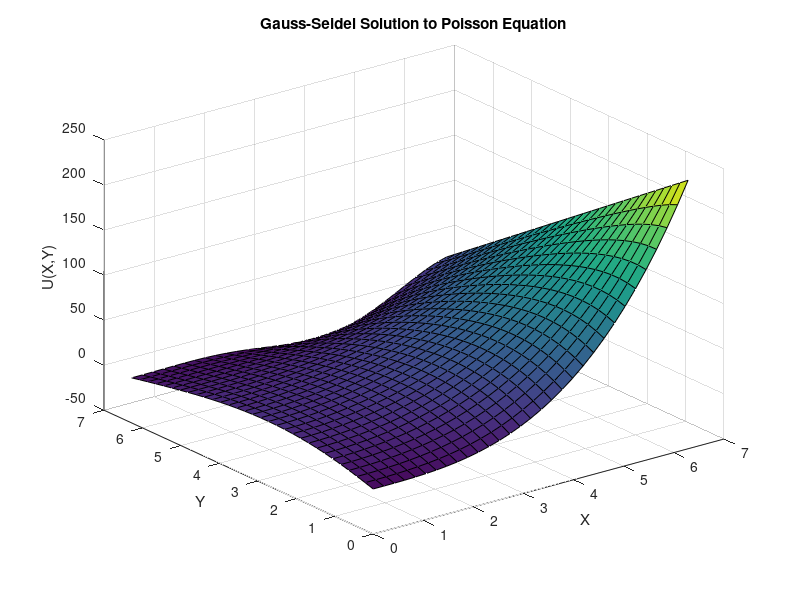

Reproduce this figure in MATLAB.
%N=number of grid sections, there are N+1 nodes
%h is the spacing between nodes
N=30; h=(2*pi)/N;
x=0:h:2*pi;
y=0:h:2*pi;
u=ones(N+1,N+1);
%Values for F(x,y)
F=zeros(N+1,N+1);
for i=1:N+1
    for j=1:N+1
        F(i,j)=cos(x(i)/2+pi/2)*sin(y(j)/2);
    end
end
%Dirichlet Boundary Conditions
for i=1:1:N+1
    u(1,i)=(y(i))^3;
    u(N+1,i)=((y(i))^2)*cos(y(i));
    u(i,N+1)=((2*pi)^3)+x(i)*(2*pi-(2*pi)^2);
end
%5-Point Stencil Method (Gauss-Seidel)
%establishing starting values for error and # of iterations
h2=h^2;
err = 1;
iter=1;
%Error desired to be very small because of inaccuracy of L-infinity Norm
%While error is above threshold, program continues to iterate
while err>0.0000000001
    umaxprev=max(max(u(2:N,2:N)));
    iter=iter+1;
    %x varies from 2 to N as values at 1 and N+1 are fixed
    for i=2:N
        for j=2:N
            u(i,j)=(-F(i,j)*h2-(u(i+1,j)+u(i-1,j)+u(i,j+1)+u(i,j-1)))/-4;
        end
        %Neumann B.C.
        %To acheive du/dy=0, ghost node at node -1 is the same value as
        %node 2
        j=1;
        u(i,j)=(-F(i,j)*h2-(u(i+1,j)+u(i-1,j)+2*u(i,j+1)))/-4;
    end
    %Error specified with L-infinity Norm
    err = (max(max(u(2:N,2:N))-umaxprev))/umaxprev;
end
%Plotting the Results
surf(x,y,u)
xlabel('X'),ylabel('Y'),zlabel('U(X,Y)'), title('Gauss-Seidel Solution to Poisson Equation')